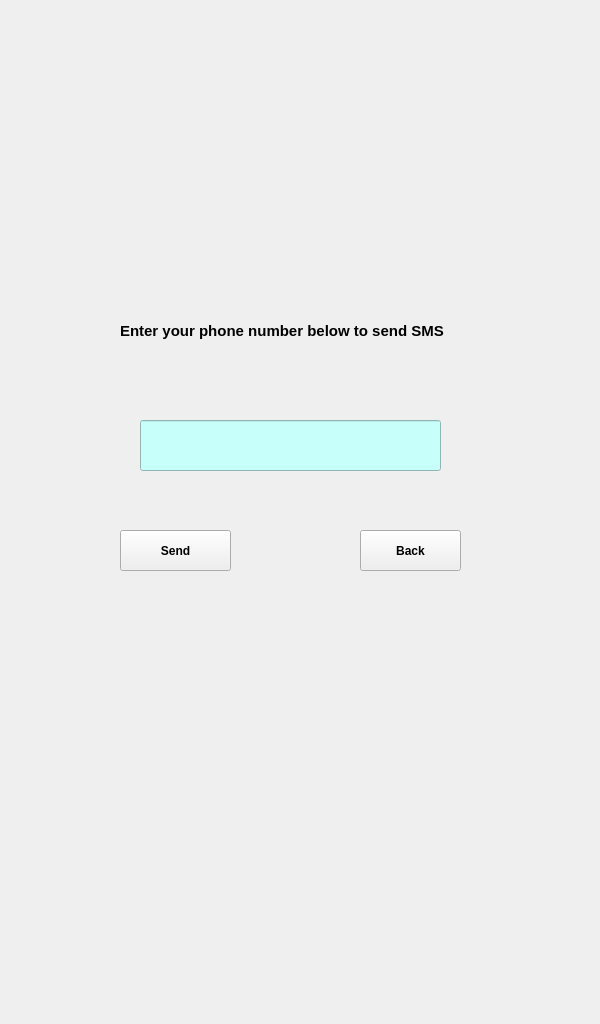
<?xml version="1.0" encoding="UTF-8"?>
<ui version="4.0">
 <class>MainWindow</class>
 <widget class="QMainWindow" name="MainWindow">
  <property name="geometry">
   <rect>
    <x>0</x>
    <y>0</y>
    <width>600</width>
    <height>1024</height>
   </rect>
  </property>
  <property name="windowTitle">
   <string>MainWindow</string>
  </property>
  <widget class="QWidget" name="centralwidget">
   <widget class="QLabel" name="label">
    <property name="geometry">
     <rect>
      <x>0</x>
      <y>0</y>
      <width>600</width>
      <height>1024</height>
     </rect>
    </property>
    <property name="text">
     <string/>
    </property>
    <property name="pixmap">
     <pixmap>../../designs/Home----new---__admin__22-04-2019.jpg</pixmap>
    </property>
    <property name="scaledContents">
     <bool>true</bool>
    </property>
   </widget>
   <widget class="QLabel" name="label_2">
    <property name="geometry">
     <rect>
      <x>120</x>
      <y>310</y>
      <width>331</width>
      <height>41</height>
     </rect>
    </property>
    <property name="font">
     <font>
      <pointsize>11</pointsize>
      <weight>75</weight>
      <bold>true</bold>
     </font>
    </property>
    <property name="text">
     <string>Enter your phone number below to send SMS</string>
    </property>
    <property name="wordWrap">
     <bool>true</bool>
    </property>
   </widget>
   <widget class="QLineEdit" name="lineEdit">
    <property name="geometry">
     <rect>
      <x>140</x>
      <y>420</y>
      <width>301</width>
      <height>51</height>
     </rect>
    </property>
    <property name="font">
     <font>
      <pointsize>14</pointsize>
      <weight>75</weight>
      <bold>true</bold>
     </font>
    </property>
    <property name="autoFillBackground">
     <bool>false</bool>
    </property>
    <property name="styleSheet">
     <string notr="true">background-color: rgb(199, 255, 251);</string>
    </property>
    <property name="text">
     <string/>
    </property>
    <property name="maxLength">
     <number>10</number>
    </property>
    <property name="echoMode">
     <enum>QLineEdit::Normal</enum>
    </property>
    <property name="alignment">
     <set>Qt::AlignCenter</set>
    </property>
   </widget>
   <widget class="QPushButton" name="Back_bt">
    <property name="geometry">
     <rect>
      <x>360</x>
      <y>530</y>
      <width>101</width>
      <height>41</height>
     </rect>
    </property>
    <property name="font">
     <font>
      <pointsize>9</pointsize>
      <weight>75</weight>
      <bold>true</bold>
     </font>
    </property>
    <property name="text">
     <string>Back</string>
    </property>
   </widget>
   <widget class="QPushButton" name="Send_bt">
    <property name="geometry">
     <rect>
      <x>120</x>
      <y>530</y>
      <width>111</width>
      <height>41</height>
     </rect>
    </property>
    <property name="font">
     <font>
      <pointsize>9</pointsize>
      <weight>75</weight>
      <bold>true</bold>
     </font>
    </property>
    <property name="text">
     <string>Send</string>
    </property>
   </widget>
  </widget>
 </widget>
 <resources/>
 <connections/>
</ui>
